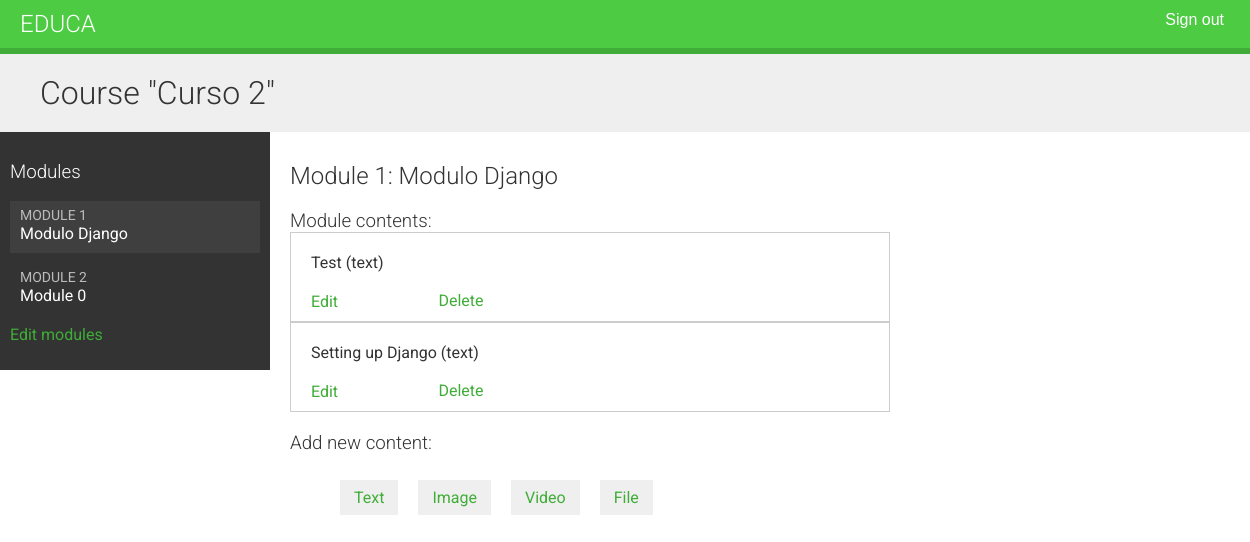
Page /course/module/9/ (signed in) on the committed database.
### courses/models.py (models this page shows, shortened)
class Course(models.Model):
    owner = models.ForeignKey(    # Instructor que creò el curso
        User,
        related_name='courses_created',
        on_delete=models.CASCADE
    )
    subject = models.ForeignKey(    # Materia a la que pertenece este curso
        Subject,
        related_name='courses',
        on_delete=models.CASCADE
    )
    title = models.CharField(max_length=200)    # Titulo del curso
    slug = models.SlugField(max_length=200, unique=True)    # Slug del curso ---> Para las URL
    overview = models.TextField()    # UNa columna de tipo text para almacenar una descripciòn general del curos
    created = models.DateTimeField(auto_now_add=True)    # Fecha y hora en la que se creo el curso
    class Meta:
        ordering = ['-created']

class Module(models.Model):
    course = models.ForeignKey(
        Course, related_name='modules', on_delete=models.CASCADE
    )
    title = models.CharField(max_length=200)
    description = models.TextField(blank=True)
    order = OrderField(blank=True, for_fields=['course'])    # nmbramo el nuevo campo order y especificamos que el orden se calcula con respuesta el curso al establecer for_fiedls=['course]
    class Meta:
        ordering = ['order']

class Content(models.Model):
    module = models.ForeignKey(    # Apuntamos el modelo de modula ya que este es el que contenie mùltiples contenidos
        Module,
        related_name='contents',
        on_delete= models.CASCADE
    )
    content_type = models.ForeignKey(    # Campo ForeignKey al modelo ContentType
        ContentType,
        on_delete=models.CASCADE,
        limit_choices_to = {    # Limitamos los objetos ContentType que se pueden usar para la relaciòn generica
            'model__in': ('text', 'video', 'image', 'file')    # Utilizamos la bùesqueda de campo model__in para filtrar la consulta a los objetos ContenType cuyo atributo models sea 'text', 'video0, 'image', 'file'.
        }
    )
    object_id = models.PositiveIntegerField()    # Alamacenamos la llave primaria del objeto relacionado
    item = GenericForeignKey('content_type', 'object_id')    # Compo GenericForeignKey para el objeto relacionado que combina los dos campos anteriores
    order = OrderField(blank=True, for_fields=['module'])
    class Meta:
        ordering = ['order']

class ItemBase(models.Model):
    owner = models.ForeignKey(User,    # Usuario que creo el contenido
                              related_name='%(class)s_relared',    # related_name diferentes para cada submodelo
                              on_delete=models.CASCADE
                              )
    title = models.CharField(max_length=250)
    created = models.DateTimeField(auto_now_add=True)
    updated = models.DateTimeField(auto_now=True)
    class Meta:
        abstract = True
    def __str__(self):
        return self.title

class Text(ItemBase):    # Almacenamos contenido de texto
    content = models.TextField()

### courses/views.py (the view)
class ModuleContentListView(TemplateResponseMixin, View):
    template_name = 'courses/manage/module/content_list.html'
    def get(self, request, module_id):
        module = get_object_or_404(
            Module, id=module_id, course__owner=request.user    # Obtenemos el objeto de Module con el ID proporcionado que pertenece al suaurio actual y renderiza una plantilla con al mòdulo dado.
        )
        return self.render_to_response({'module': module})

### courses/templatetags/course.py (called while the page is built)
@register.filter
def model_name(obj):
    try:
        return obj._meta.model_name
    except AttributeError:
        return None

### courses/templates/courses/manage/module/content_list.html (shortened to what this page needs)
{% extends "base.html" %}
{% load course %}
{% block content %}
{% with course=module.course %}
  <h1>Course "{{ course.title }}"</h1>
  <div class="contents">
    <h3>Modules</h3>
    <ul id="modules">
      {% for m in course.modules.all %}
        <li data-id="{{ m.id }}" {% if m == module %}class="selected"{% endif %}>
          <a href="{% url "module_content_list" m.id %}">
            <span>
              Module <span class="order">{{ m.order|add:1 }}</span>
            </span>
            <br>
            {{ m.title }}
          </a>
        </li>
      {% empty %}
        <li>No modules yet.</li>
      {% endfor %}
    </ul>
    <p><a href="{% url 'course_module_update' course.id %}">
    Edit modules</a></p>
  </div>
  <div class="module">
    <h2>Module {{ module.order|add:1 }}: {{ module.title }}</h2>
    <h3>Module contents:</h3>
    <div id="module-contents">
      {% for content in module.contents.all %}
        <div data-id="{{ content.id }}">
          {% with item=content.item %}
            <p>{{ item }} ({{ item|model_name }})</p>
            <a href="{% url 'module_content_update' module.id item|model_name item.id %}">
              Edit
            </a>
            <form action="{% url 'module_content_delete' content.id %}" method="post">
              <input type="submit" value="Delete">
            </form>
            {% endwith %}
        </div>
      {% empty %}
        <p>This module has no contents yet.</p>
      {% endfor %}
    </div>
    <h3>Add new content:</h3>
    <ul class="content-types">
      <li>
        <a href="{% url 'module_content_create' module.id 'text' %}">Text</a>
      </li>
      <li>
        <a href="{% url 'module_content_create' module.id 'image' %}">Image</a>
      </li>
      <li>
        <a href="{% url 'module_content_create' module.id 'video' %}">Video</a>
      </li>
      <li>
        <a href="{% url 'module_content_create' module.id 'file' %}">File</a>
      </li>
    </ul>
  </div>
{% endwith %}
{% endblock %}

### courses/static/css/base.css (style rules this page uses)
body { margin:0; font-family:'Roboto', sans-serif; font-weight:400; color:#333; }
a { color:#3fad37; text-decoration:none; }
ul { float:left; }
h1, h2, h3, h4, h5, h6 { font-family:'Roboto', sans-serif; font-weight:300; }
h1 { background:#efefef; width:100%; overflow:auto; padding:20px 0 20px 40px; margin:0; }
.module { padding:10px 20px; float:left; width:600px; }
.module h3 { margin:20px 0 0; padding:0; width:100%; }
.module p { margin:10px 0 20px; width:100%; float:left; }
.contents { width:20%; padding:10px; float:left; background:#333; color: #fff; font-family:'Roboto', sans-serif; }
.contents ul { list-style:none; margin:0; padding:0; width:100%; }
.contents ul li { margin:0 0 10px 0; padding:4px 10px 10px; overflow:auto; cursor:move; }
.contents ul li.selected { background:#3f3f3f; }
.contents ul span { text-transform:uppercase; color:#bbb; font-size:14px; }
.contents ul a { display:block; color:#fff; text-decoration:none; }
ul.content-types li { list-style:none; float:left; margin:10px; background:#efefef; padding:8px 14px; }
input, select, textarea { border:1px solid #ccc; border-bottom:3px solid #ccc; padding:8px 12px; font-size:16px; font-family:'Roboto', sans-serif; float:left; clear:both; width:300px; }
input[type=submit], a.button { border-radius:5px; background:#4dcc43; color:#fff; font-size:16px; text-transform:uppercase; border:none; padding:10px 20px; margin:20px 0; }
#module-contents div { padding:10px 20px; border:1px solid #ccc; background:#fff }
#module-contents form { margin:0; padding:0; }
#module-contents input[type=submit] { color:#3fad37; background:none; margin:-20px 0 0; padding:0; float:left; text-transform:none; }

### rows in the picture
Course: title "Curso 2"
Module: order|add "1", title "Modulo Django"
Module: order|add "2", title "Module 0"
Content: item "Test", item|model_name "text"
Content: item "Setting up Django", item|model_name "text"
